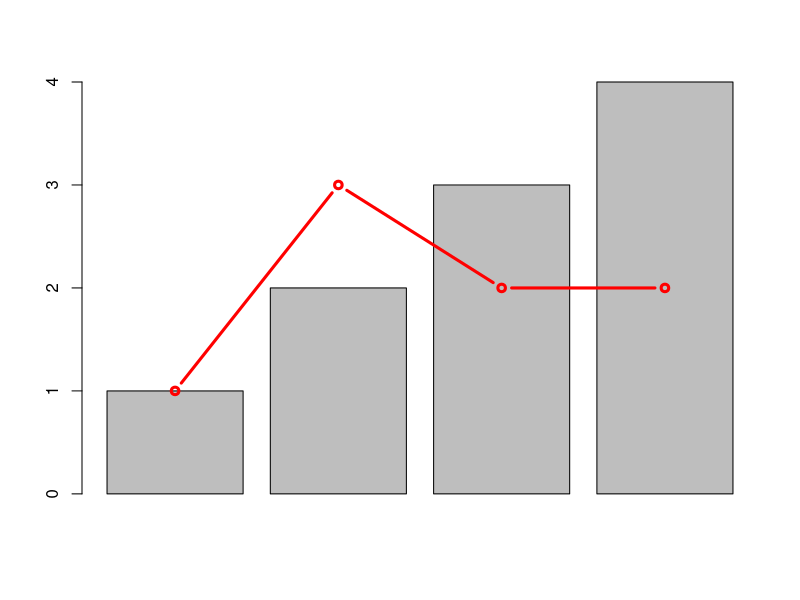
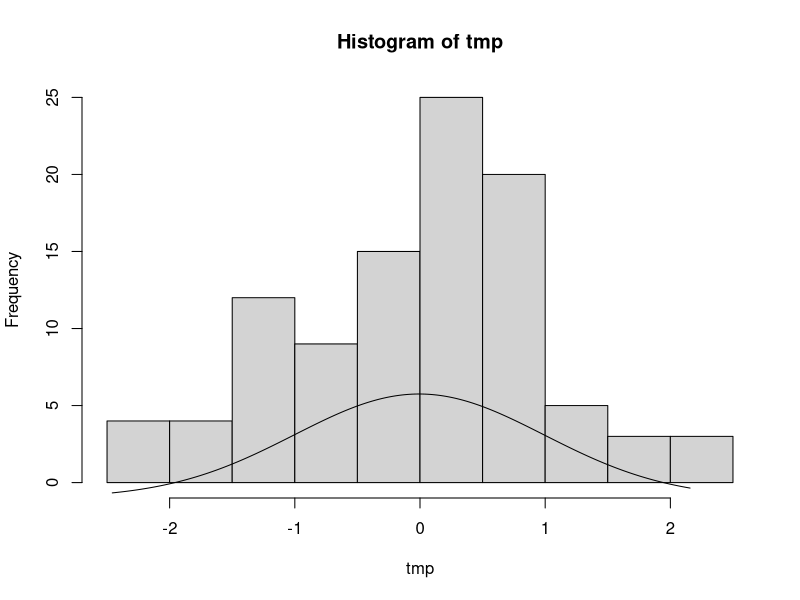

R code for these plots, in order:
library(TeachingDemos)


### Name: updateusr
### Title: Updates the 'usr' coordinates in the current plot.
### Aliases: updateusr
### Keywords: dplot aplot

### ** Examples

tmp <- barplot(1:4)
updateusr(tmp[1:2], 0:1, 1:2, 0:1)
lines(1:4, c(1,3,2,2), lwd=3, type='b',col='red')

# update the y-axis to put a reference distribution line in the bottom
# quarter

tmp <- rnorm(100)
hist(tmp)
tmp2 <- par('usr')
xx <- seq(min(tmp), max(tmp), length.out=250)
yy <- dnorm(xx, mean(tmp), sd(tmp))
updateusr( tmp2[1:2], tmp2[3:4], tmp2[1:2], c(0, max(yy)*4) )
lines(xx,yy)
